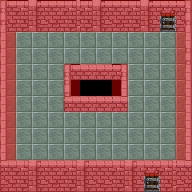

The image is a tile-based game level rendered from a .tmx file. Its description and complete source (layers, tilesets, objects, tile grids) follow:
An orthogonal 12x12 tile map with 16x16 px tiles, 2 tile layers (Tile Layer 1, collision), 2 tilesets.

<map version="1.10" tiledversion="1.11.2" orientation="orthogonal" renderorder="right-down" width="12" height="12" tilewidth="16" tileheight="16" infinite="0" nextlayerid="3" nextobjectid="1">
 <editorsettings>
  <export target="small_room.lua" format="lua" />
 </editorsettings>
 <tileset firstgid="1" name="rpg_indoor" tilewidth="16" tileheight="16" tilecount="132" columns="11">
  <image source="rpg_indoor.png" width="176" height="192" />
 </tileset>
 <tileset firstgid="133" source="collision.tsx" />
 <layer id="1" name="Tile Layer 1" width="12" height="12">
  <data encoding="csv">
1,2,3,4,2,2,3,4,5,6,10,11,
12,13,14,15,13,13,14,15,16,17,21,22,
94,73,73,73,73,73,73,73,73,73,73,70,
94,73,73,73,73,73,73,73,73,73,73,81,
94,73,73,73,1,48,48,11,73,73,73,70,
94,73,73,73,23,29,29,33,73,73,73,70,
94,73,73,73,45,48,48,55,73,73,73,70,
94,73,73,73,73,73,73,73,73,73,73,70,
94,73,73,73,73,73,73,73,73,73,73,70,
94,73,73,73,73,73,73,73,73,73,73,70,
45,46,47,48,49,50,51,52,53,54,52,55,
56,57,58,59,60,61,62,63,64,65,63,66
</data>
 </layer>
 <layer id="2" name="collision" width="12" height="12" opacity="0.42">
  <data encoding="csv">
133,133,133,133,133,133,133,133,133,133,133,133,
133,133,133,133,133,133,133,133,133,133,0,133,
133,0,0,0,0,0,0,0,0,0,0,133,
133,0,0,0,0,0,0,0,0,0,0,133,
133,0,0,0,133,133,133,133,0,0,0,133,
133,0,0,0,133,0,0,133,0,0,0,133,
133,0,0,0,133,133,133,133,0,0,0,133,
133,0,0,0,0,0,0,0,0,0,0,133,
133,0,0,0,0,0,0,0,0,0,0,133,
133,0,0,0,0,0,0,0,0,0,0,133,
133,133,133,133,133,133,133,133,133,133,133,133,
133,133,133,133,133,133,133,133,133,0,133,133
</data>
 </layer>
</map>
